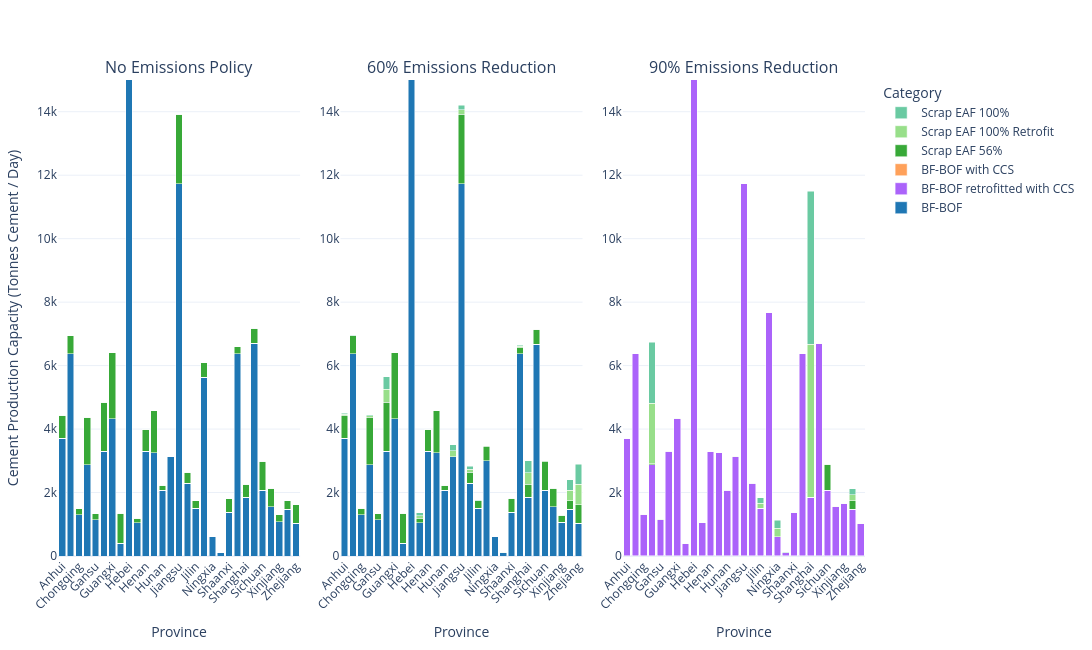

This figure's notebook cell:
### Code cell
plot_scenario_subplots(
    steel_capacity_by_region_dict,
    scenario_map=scenario_map,
    name_map=steel_name_map,
    color_map=custom_color_map,
    ymax = 15000,
    xaxis_name='Province',
    yaxis_name='Cement Production Capacity (Tonnes Cement / Day)',
    width=2000
)

### Figure 1 — Plotly figure (JSON) as saved in the notebook; plotly's stock layout.template omitted (floating-point values rounded to 4 significant figures)
{"data": [{"hovertemplate": "tech=BF-BOF<br>Scenario=%{x}<br>Value=%{y}<extra></extra>", "legendgroup": "BF-BOF", "marker": {"color": "#1f77b4", "pattern": {"shape": ""}}, "name": "BF-BOF", "orientation": "v", "showlegend": true, "textposition": "auto", "type": "bar", "x": ["Anhui", "Beijing", "Chongqing", "Fujian", "Gansu", "Guangdong", "Guangxi", "Guizhou", "Hebei", "Heilongjiang", "Henan", "Hubei", "Hunan", "Innermongolia", "Jiangsu", "Jiangxi", "Jilin", "Liaoning", "Ningxia", "Qinghai", "Shaanxi", "Shandong", "Shanghai", "Shanxi", "Sichuan", "Tianjin", "Xinjiang", "Yunnan", "Zhejiang"], "xaxis": "x", "y": [3705.0, 6370.0, 1301.0, 2883.0, 1142.0, 3305.0, 4325.0, 400.0, 23960.0, 1045.0, 3302.0, 3251.0, 2078.0, 3135.0, 11730.0, 2300.0, 1506.0, 5631.0, 605.0, 103.0, 1381.0, 6370.0, 1849.0, 6700.0, 2072.0, 1558.0, 1082.0, 1478.0, 1027.0], "yaxis": "y"}, {"hovertemplate": "tech=BF-BOF retrofitted with CCS<br>Scenario=%{x}<br>Value=%{y}<extra></extra>", "legendgroup": "BF-BOF retrofitted with CCS", "marker": {"color": "#ab63fa", "pattern": {"shape": ""}}, "name": "BF-BOF retrofitted with CCS", "orientation": "v", "showlegend": true, "textposition": "auto", "type": "bar", "x": ["Anhui", "Beijing", "Chongqing", "Fujian", "Gansu", "Guangdong", "Guangxi", "Guizhou", "Hebei", "Heilongjiang", "Henan", "Hubei", "Hunan", "Innermongolia", "Jiangsu", "Jiangxi", "Jilin", "Liaoning", "Ningxia", "Qinghai", "Shaanxi", "Shandong", "Shanghai", "Shanxi", "Sichuan", "Tianjin", "Xinjiang", "Yunnan", "Zhejiang"], "xaxis": "x", "y": [0.01052, 0.01221, 0.009825, 0.01073, 0.009629, 0.01223, 0.0112, 0.009188, 0.01667, 0.009838, 0.01068, 0.01146, 0.01003, 0.01163, 0.01498, 0.01033, 0.01015, 0.01372, 0.009208, 0.00726, 0.009863, 0.01266, 0.009887, 0.01301, 0.009993, 0.01023, 0.009487, 0.01015, 0.0104], "yaxis": "y"}, {"hovertemplate": "tech=BF-BOF with CCS<br>Scenario=%{x}<br>Value=%{y}<extra></extra>", "legendgroup": "BF-BOF with CCS", "marker": {"color": "#FFA15A", "pattern": {"shape": ""}}, "name": "BF-BOF with CCS", "orientation": "v", "showlegend": true, "textposition": "auto", "type": "bar", "x": ["Anhui", "Beijing", "Chongqing", "Fujian", "Gansu", "Guangdong", "Guangxi", "Guizhou", "Hebei", "Heilongjiang", "Henan", "Hubei", "Hunan", "Innermongolia", "Jiangsu", "Jiangxi", "Jilin", "Liaoning", "Ningxia", "Qinghai", "Shaanxi", "Shandong", "Shanghai", "Shanxi", "Sichuan", "Tianjin", "Xinjiang", "Yunnan", "Zhejiang"], "xaxis": "x", "y": [0.007775, 0.007161, 0.007773, 0.007325, 0.007066, 0.008079, 0.007864, 0.007533, 0.007311, 0.007648, 0.007744, 0.007943, 0.007962, 0.007886, 0.007431, 0.007919, 0.007523, 0.007911, 0.007004, 0.007454, 0.007757, 0.008422, 0.007967, 0.007882, 0.007907, 0.007844, 0.007336, 0.007848, 0.007924], "yaxis": "y"}, {"hovertemplate": "tech=Scrap EAF 56%<br>Scenario=%{x}<br>Value=%{y}<extra></extra>", "legendgroup": "Scrap EAF 56%", "marker": {"color": "#38a938", "pattern": {"shape": ""}}, "name": "Scrap EAF 56%", "orientation": "v", "showlegend": true, "textposition": "auto", "type": "bar", "x": ["Anhui", "Beijing", "Chongqing", "Fujian", "Gansu", "Guangdong", "Guangxi", "Guizhou", "Hebei", "Heilongjiang", "Henan", "Hubei", "Hunan", "Innermongolia", "Jiangsu", "Jiangxi", "Jilin", "Liaoning", "Ningxia", "Qinghai", "Shaanxi", "Shandong", "Shanghai", "Shanxi", "Sichuan", "Tianjin", "Xinjiang", "Yunnan", "Zhejiang"], "xaxis": "x", "y": [734.0, 571.0, 195.0, 1493.0, 183.0, 1545.0, 2073.0, 948.0, 1629.0, 139.0, 689.0, 1323.0, 148.0, 0.02509, 2195.0, 342.0, 228.0, 455.0, 0.0249, 0.02511, 428.0, 217.0, 411.0, 473.0, 919.0, 571.0, 224.0, 260.0, 594.0], "yaxis": "y"}, {"hovertemplate": "tech=Scrap EAF 100% Retrofit<br>Scenario=%{x}<br>Value=%{y}<extra></extra>", "legendgroup": "Scrap EAF 100% Retrofit", "marker": {"color": "#98df8a", "pattern": {"shape": ""}}, "name": "Scrap EAF 100% Retrofit", "orientation": "v", "showlegend": true, "textposition": "auto", "type": "bar", "x": ["Anhui", "Beijing", "Chongqing", "Fujian", "Gansu", "Guangdong", "Guangxi", "Guizhou", "Hebei", "Heilongjiang", "Henan", "Hubei", "Hunan", "Innermongolia", "Jiangsu", "Jiangxi", "Jilin", "Liaoning", "Ningxia", "Qinghai", "Shaanxi", "Shandong", "Shanghai", "Shanxi", "Sichuan", "Tianjin", "Xinjiang", "Yunnan", "Zhejiang"], "xaxis": "x", "y": [0.05508, 0.05445, 0.05554, 0.05552, 0.05442, 0.05566, 0.05482, 0.0553, 0.05421, 0.05552, 0.05457, 0.0549, 0.05598, 0.05451, 0.05426, 0.0557, 0.05533, 0.05341, 0.05425, 0.05517, 0.05488, 0.05406, 0.05543, 0.05373, 0.05589, 0.05436, 0.05333, 0.0563, 0.05539], "yaxis": "y"}, {"hovertemplate": "tech=Scrap EAF 100%<br>Scenario=%{x}<br>Value=%{y}<extra></extra>", "legendgroup": "Scrap EAF 100%", "marker": {"color": "#6acaa2", "pattern": {"shape": ""}}, "name": "Scrap EAF 100%", "orientation": "v", "showlegend": true, "textposition": "auto", "type": "bar", "x": ["Anhui", "Beijing", "Chongqing", "Fujian", "Gansu", "Guangdong", "Guangxi", "Guizhou", "Hebei", "Heilongjiang", "Henan", "Hubei", "Hunan", "Innermongolia", "Jiangsu", "Jiangxi", "Jilin", "Liaoning", "Ningxia", "Qinghai", "Shaanxi", "Shandong", "Shanghai", "Shanxi", "Sichuan", "Tianjin", "Xinjiang", "Yunnan", "Zhejiang"], "xaxis": "x", "y": [0.05508, 0.05445, 0.05554, 0.05552, 0.05442, 0.05566, 0.05482, 0.0553, 0.05421, 0.05552, 0.05457, 0.0549, 0.05598, 0.05451, 0.05426, 0.0557, 0.05533, 0.05341, 0.05425, 0.05517, 0.05488, 0.05406, 0.05543, 0.05373, 0.05589, 0.05436, 0.05333, 0.0563, 0.05539], "yaxis": "y"}, {"hovertemplate": "tech=BF-BOF<br>Scenario=%{x}<br>Value=%{y}<extra></extra>", "legendgroup": "BF-BOF", "marker": {"color": "#1f77b4", "pattern": {"shape": ""}}, "name": "BF-BOF", "orientation": "v", "showlegend": false, "textposition": "auto", "type": "bar", "x": ["Anhui", "Beijing", "Chongqing", "Fujian", "Gansu", "Guangdong", "Guangxi", "Guizhou", "Hebei", "Heilongjiang", "Henan", "Hubei", "Hunan", "Innermongolia", "Jiangsu", "Jiangxi", "Jilin", "Liaoning", "Ningxia", "Qinghai", "Shaanxi", "Shandong", "Shanghai", "Shanxi", "Sichuan", "Tianjin", "Xinjiang", "Yunnan", "Zhejiang"], "xaxis": "x2", "y": [3704.0, 6368.0, 1301.0, 2883.0, 1142.0, 3305.0, 4325.0, 400.0, 21020.0, 1045.0, 3300.0, 3251.0, 2078.0, 3134.0, 11730.0, 2300.0, 1506.0, 3007.0, 604.9, 103.0, 1381.0, 6369.0, 1849.0, 6672.0, 2072.0, 1558.0, 1059.0, 1478.0, 1027.0], "yaxis": "y2"}, {"hovertemplate": "tech=BF-BOF retrofitted with CCS<br>Scenario=%{x}<br>Value=%{y}<extra></extra>", "legendgroup": "BF-BOF retrofitted with CCS", "marker": {"color": "#ab63fa", "pattern": {"shape": ""}}, "name": "BF-BOF retrofitted with CCS", "orientation": "v", "showlegend": false, "textposition": "auto", "type": "bar", "x": ["Anhui", "Beijing", "Chongqing", "Fujian", "Gansu", "Guangdong", "Guangxi", "Guizhou", "Hebei", "Heilongjiang", "Henan", "Hubei", "Hunan", "Innermongolia", "Jiangsu", "Jiangxi", "Jilin", "Liaoning", "Ningxia", "Qinghai", "Shaanxi", "Shandong", "Shanghai", "Shanxi", "Sichuan", "Tianjin", "Xinjiang", "Yunnan", "Zhejiang"], "xaxis": "x2", "y": [0.06197, 0.07213, 0.04768, 0.05595, 0.04532, 0.0639, 0.06859, 0.03408, 0.07916, 0.04167, 0.05846, 0.06224, 0.04129, 0.05887, 0.07681, 0.04323, 0.04511, 0.07715, 0.03309, 0.02577, 0.04122, 0.07111, 0.04364, 0.07442, 0.04555, 0.02823, 0.03094, 0.04484, 0.04123], "yaxis": "y2"}, {"hovertemplate": "tech=BF-BOF with CCS<br>Scenario=%{x}<br>Value=%{y}<extra></extra>", "legendgroup": "BF-BOF with CCS", "marker": {"color": "#FFA15A", "pattern": {"shape": ""}}, "name": "BF-BOF with CCS", "orientation": "v", "showlegend": false, "textposition": "auto", "type": "bar", "x": ["Anhui", "Beijing", "Chongqing", "Fujian", "Gansu", "Guangdong", "Guangxi", "Guizhou", "Hebei", "Heilongjiang", "Henan", "Hubei", "Hunan", "Innermongolia", "Jiangsu", "Jiangxi", "Jilin", "Liaoning", "Ningxia", "Qinghai", "Shaanxi", "Shandong", "Shanghai", "Shanxi", "Sichuan", "Tianjin", "Xinjiang", "Yunnan", "Zhejiang"], "xaxis": "x2", "y": [0.01942, 0.01944, 0.01959, 0.01962, 0.01856, 0.01677, 0.01959, 0.0196, 0.01811, 0.01889, 0.0193, 0.01945, 0.01892, 0.01916, 0.01867, 0.01953, 0.01958, 0.01949, 0.01856, 0.01862, 0.01834, 0.01967, 0.01933, 0.01938, 0.01951, 0.01824, 0.01941, 0.0195, 0.01786], "yaxis": "y2"}, {"hovertemplate": "tech=Scrap EAF 56%<br>Scenario=%{x}<br>Value=%{y}<extra></extra>", "legendgroup": "Scrap EAF 56%", "marker": {"color": "#38a938", "pattern": {"shape": ""}}, "name": "Scrap EAF 56%", "orientation": "v", "showlegend": false, "textposition": "auto", "type": "bar", "x": ["Anhui", "Beijing", "Chongqing", "Fujian", "Gansu", "Guangdong", "Guangxi", "Guizhou", "Hebei", "Heilongjiang", "Henan", "Hubei", "Hunan", "Innermongolia", "Jiangsu", "Jiangxi", "Jilin", "Liaoning", "Ningxia", "Qinghai", "Shaanxi", "Shandong", "Shanghai", "Shanxi", "Sichuan", "Tianjin", "Xinjiang", "Yunnan", "Zhejiang"], "xaxis": "x2", "y": [734.0, 571.0, 195.0, 1493.0, 183.0, 1545.0, 2073.0, 948.0, 1629.0, 139.0, 689.0, 1323.0, 148.0, 0.04259, 2195.0, 342.0, 228.0, 455.0, 0.04232, 0.04243, 428.0, 217.0, 411.0, 473.0, 919.0, 571.0, 224.0, 260.0, 594.0], "yaxis": "y2"}, {"hovertemplate": "tech=Scrap EAF 100% Retrofit<br>Scenario=%{x}<br>Value=%{y}<extra></extra>", "legendgroup": "Scrap EAF 100% Retrofit", "marker": {"color": "#98df8a", "pattern": {"shape": ""}}, "name": "Scrap EAF 100% Retrofit", "orientation": "v", "showlegend": false, "textposition": "auto", "type": "bar", "x": ["Anhui", "Beijing", "Chongqing", "Fujian", "Gansu", "Guangdong", "Guangxi", "Guizhou", "Hebei", "Heilongjiang", "Henan", "Hubei", "Hunan", "Innermongolia", "Jiangsu", "Jiangxi", "Jilin", "Liaoning", "Ningxia", "Qinghai", "Shaanxi", "Shandong", "Shanghai", "Shanxi", "Sichuan", "Tianjin", "Xinjiang", "Yunnan", "Zhejiang"], "xaxis": "x2", "y": [26.18, 6.473, 4.521, 37.57, 2.321, 401.5, 1.141, 3.246, 1.654, 92.4, 3.998, 5.466, 4.994, 184.1, 142.5, 91.95, 10.01, 7.291, 2.181, 10.72, 3.431, 27.35, 368.6, 1.613, 6.152, 13.13, 8.394, 331.2, 632.7], "yaxis": "y2"}, {"hovertemplate": "tech=Scrap EAF 100%<br>Scenario=%{x}<br>Value=%{y}<extra></extra>", "legendgroup": "Scrap EAF 100%", "marker": {"color": "#6acaa2", "pattern": {"shape": ""}}, "name": "Scrap EAF 100%", "orientation": "v", "showlegend": false, "textposition": "auto", "type": "bar", "x": ["Anhui", "Beijing", "Chongqing", "Fujian", "Gansu", "Guangdong", "Guangxi", "Guizhou", "Hebei", "Heilongjiang", "Henan", "Hubei", "Hunan", "Innermongolia", "Jiangsu", "Jiangxi", "Jilin", "Liaoning", "Ningxia", "Qinghai", "Shaanxi", "Shandong", "Shanghai", "Shanxi", "Sichuan", "Tianjin", "Xinjiang", "Yunnan", "Zhejiang"], "xaxis": "x2", "y": [26.18, 6.473, 4.521, 37.57, 2.321, 401.5, 1.141, 3.246, 1.654, 92.4, 3.998, 5.466, 4.994, 184.1, 142.5, 91.95, 10.01, 7.291, 2.181, 10.72, 3.431, 27.35, 368.6, 1.613, 6.152, 13.13, 8.394, 331.2, 632.7], "yaxis": "y2"}, {"hovertemplate": "tech=BF-BOF<br>Scenario=%{x}<br>Value=%{y}<extra></extra>", "legendgroup": "BF-BOF", "marker": {"color": "#1f77b4", "pattern": {"shape": ""}}, "name": "BF-BOF", "orientation": "v", "showlegend": false, "textposition": "auto", "type": "bar", "x": ["Anhui", "Beijing", "Chongqing", "Fujian", "Gansu", "Guangdong", "Guangxi", "Guizhou", "Hebei", "Heilongjiang", "Henan", "Hubei", "Hunan", "Innermongolia", "Jiangsu", "Jiangxi", "Jilin", "Liaoning", "Ningxia", "Qinghai", "Shaanxi", "Shandong", "Shanghai", "Shanxi", "Sichuan", "Tianjin", "Xinjiang", "Yunnan", "Zhejiang"], "xaxis": "x3", "y": [0.2904, 0.313, 0.2852, 0.2774, 0.2749, 0.2921, 0.2885, 0.2847, 1.985, 0.2877, 0.2953, 0.2945, 0.2836, 0.2882, 0.316, 0.2897, 0.2787, 0.3128, 0.2707, 0.356, 0.2872, 0.311, 0.2741, 0.3107, 0.2832, 0.2956, 0.295, 0.2744, 0.2943], "yaxis": "y3"}, {"hovertemplate": "tech=BF-BOF retrofitted with CCS<br>Scenario=%{x}<br>Value=%{y}<extra></extra>", "legendgroup": "BF-BOF retrofitted with CCS", "marker": {"color": "#ab63fa", "pattern": {"shape": ""}}, "name": "BF-BOF retrofitted with CCS", "orientation": "v", "showlegend": false, "textposition": "auto", "type": "bar", "x": ["Anhui", "Beijing", "Chongqing", "Fujian", "Gansu", "Guangdong", "Guangxi", "Guizhou", "Hebei", "Heilongjiang", "Henan", "Hubei", "Hunan", "Innermongolia", "Jiangsu", "Jiangxi", "Jilin", "Liaoning", "Ningxia", "Qinghai", "Shaanxi", "Shandong", "Shanghai", "Shanxi", "Sichuan", "Tianjin", "Xinjiang", "Yunnan", "Zhejiang"], "xaxis": "x3", "y": [3705.0, 6370.0, 1301.0, 2883.0, 1142.0, 3305.0, 4325.0, 399.7, 23970.0, 1045.0, 3302.0, 3251.0, 2078.0, 3135.0, 11730.0, 2300.0, 1506.0, 7668.0, 604.7, 102.6, 1381.0, 6370.0, 1849.0, 6700.0, 2072.0, 1558.0, 1667.0, 1478.0, 1027.0], "yaxis": "y3"}, {"hovertemplate": "tech=BF-BOF with CCS<br>Scenario=%{x}<br>Value=%{y}<extra></extra>", "legendgroup": "BF-BOF with CCS", "marker": {"color": "#FFA15A", "pattern": {"shape": ""}}, "name": "BF-BOF with CCS", "orientation": "v", "showlegend": false, "textposition": "auto", "type": "bar", "x": ["Anhui", "Beijing", "Chongqing", "Fujian", "Gansu", "Guangdong", "Guangxi", "Guizhou", "Hebei", "Heilongjiang", "Henan", "Hubei", "Hunan", "Innermongolia", "Jiangsu", "Jiangxi", "Jilin", "Liaoning", "Ningxia", "Qinghai", "Shaanxi", "Shandong", "Shanghai", "Shanxi", "Sichuan", "Tianjin", "Xinjiang", "Yunnan", "Zhejiang"], "xaxis": "x3", "y": [0.0613, 0.06448, 0.06325, 0.06638, 0.06185, 0.06712, 0.06412, 0.05943, 0.06839, 0.06124, 0.06458, 0.06096, 0.06397, 0.06406, 0.059, 0.0634, 0.05776, 0.06619, 0.0613, 0.05602, 0.06569, 0.07118, 0.0644, 0.06301, 0.06325, 0.06799, 0.06114, 0.05488, 0.07227], "yaxis": "y3"}, {"hovertemplate": "tech=Scrap EAF 56%<br>Scenario=%{x}<br>Value=%{y}<extra></extra>", "legendgroup": "Scrap EAF 56%", "marker": {"color": "#38a938", "pattern": {"shape": ""}}, "name": "Scrap EAF 56%", "orientation": "v", "showlegend": false, "textposition": "auto", "type": "bar", "x": ["Anhui", "Beijing", "Chongqing", "Fujian", "Gansu", "Guangdong", "Guangxi", "Guizhou", "Hebei", "Heilongjiang", "Henan", "Hubei", "Hunan", "Innermongolia", "Jiangsu", "Jiangxi", "Jilin", "Liaoning", "Ningxia", "Qinghai", "Shaanxi", "Shandong", "Shanghai", "Shanxi", "Sichuan", "Tianjin", "Xinjiang", "Yunnan", "Zhejiang"], "xaxis": "x3", "y": [3.173, 2.868, 7.815, 20.67, 7.357, 4.183, 7.014, 7.413, 2.6, 2.876, 3.007, 3.673, 3.686, 0.1704, 2.836, 3.774, 4.792, 2.899, 0.1688, 0.1727, 4.121, 2.638, 8.273, 3.079, 799.3, 2.712, 3.212, 257.1, 3.026], "yaxis": "y3"}, {"hovertemplate": "tech=Scrap EAF 100% Retrofit<br>Scenario=%{x}<br>Value=%{y}<extra></extra>", "legendgroup": "Scrap EAF 100% Retrofit", "marker": {"color": "#98df8a", "pattern": {"shape": ""}}, "name": "Scrap EAF 100% Retrofit", "orientation": "v", "showlegend": false, "textposition": "auto", "type": "bar", "x": ["Anhui", "Beijing", "Chongqing", "Fujian", "Gansu", "Guangdong", "Guangxi", "Guizhou", "Hebei", "Heilongjiang", "Henan", "Hubei", "Hunan", "Innermongolia", "Jiangsu", "Jiangxi", "Jilin", "Liaoning", "Ningxia", "Qinghai", "Shaanxi", "Shandong", "Shanghai", "Shanxi", "Sichuan", "Tianjin", "Xinjiang", "Yunnan", "Zhejiang"], "xaxis": "x3", "y": [0.8742, 0.8803, 2.366, 1917.0, 8.566, 0.9187, 1.318, 1.557, 0.828, 1.201, 0.8934, 1.003, 1.138, 1.569, 0.8258, 1.054, 159.2, 1.021, 262.3, 3.817, 1.351, 0.8525, 4819.0, 0.9524, 14.34, 0.8399, 1.956, 189.1, 0.8063], "yaxis": "y3"}, {"hovertemplate": "tech=Scrap EAF 100%<br>Scenario=%{x}<br>Value=%{y}<extra></extra>", "legendgroup": "Scrap EAF 100%", "marker": {"color": "#6acaa2", "pattern": {"shape": ""}}, "name": "Scrap EAF 100%", "orientation": "v", "showlegend": false, "textposition": "auto", "type": "bar", "x": ["Anhui", "Beijing", "Chongqing", "Fujian", "Gansu", "Guangdong", "Guangxi", "Guizhou", "Hebei", "Heilongjiang", "Henan", "Hubei", "Hunan", "Innermongolia", "Jiangsu", "Jiangxi", "Jilin", "Liaoning", "Ningxia", "Qinghai", "Shaanxi", "Shandong", "Shanghai", "Shanxi", "Sichuan", "Tianjin", "Xinjiang", "Yunnan", "Zhejiang"], "xaxis": "x3", "y": [0.8742, 0.8803, 2.366, 1917.0, 8.566, 0.9187, 1.318, 1.557, 0.828, 1.201, 0.8934, 1.003, 1.138, 1.569, 0.8258, 1.054, 159.2, 1.021, 262.3, 3.817, 1.351, 0.8525, 4819.0, 0.9524, 14.34, 0.8399, 1.956, 189.1, 0.8063], "yaxis": "y3"}], "layout": {"annotations": [{"font": {"size": 16}, "showarrow": false, "text": "No Emissions Policy", "x": 0.15, "xanchor": "center", "xref": "paper", "y": 1, "yanchor": "bottom", "yref": "paper"}, {"font": {"size": 16}, "showarrow": false, "text": "60% Emissions Reduction", "x": 0.5, "xanchor": "center", "xref": "paper", "y": 1, "yanchor": "bottom", "yref": "paper"}, {"font": {"size": 16}, "showarrow": false, "text": "90% Emissions Reduction", "x": 0.85, "xanchor": "center", "xref": "paper", "y": 1, "yanchor": "bottom", "yref": "paper"}], "barmode": "stack", "height": 650, "legend": {"title": {"text": "Category"}, "traceorder": "reversed"}, "margin": {"b": 80, "l": 40, "r": 40, "t": 80}, "width": 2000, "xaxis": {"anchor": "y", "domain": [0, 0.3], "tickangle": -45, "title": {"text": "Province"}}, "xaxis2": {"anchor": "y2", "domain": [0.35, 0.65], "tickangle": -45, "title": {"text": "Province"}}, "xaxis3": {"anchor": "y3", "domain": [0.7, 1], "tickangle": -45, "title": {"text": "Province"}}, "yaxis": {"anchor": "x", "domain": [0, 1], "range": [0, 15000], "title": {"text": "Cement Production Capacity (Tonnes Cement / Day)"}}, "yaxis2": {"anchor": "x2", "domain": [0, 1], "range": [0, 15000]}, "yaxis3": {"anchor": "x3", "domain": [0, 1], "range": [0, 15000]}}}
